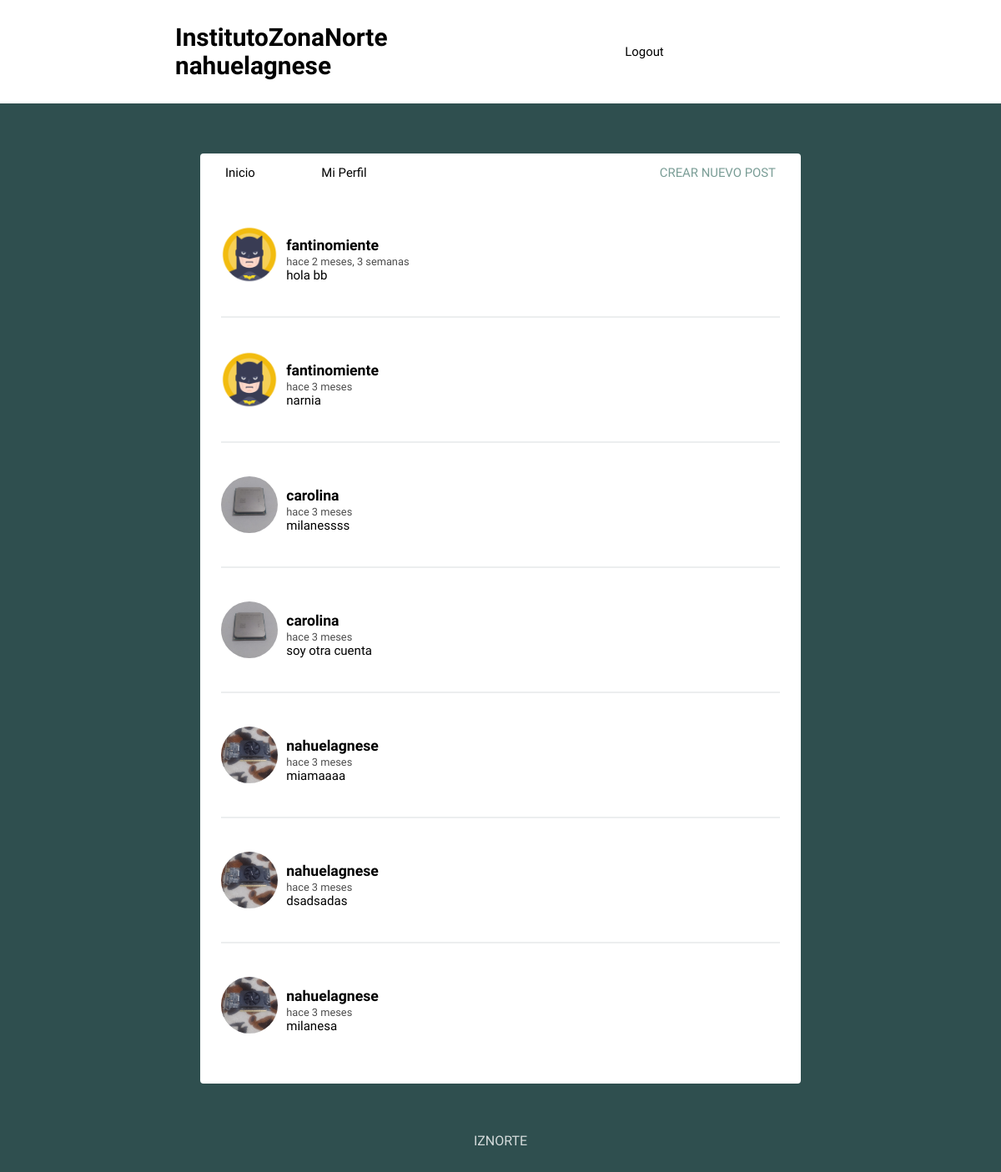
/feed/ (signed in), run on the app's committed database.
### VentaPost/models.py (models this page shows, shortened)
class Post(models.Model):
    user = models.ForeignKey(User, on_delete=models.CASCADE, related_name='posts')
    timestamp = models.DateTimeField(default=timezone.now)
    content = models.TextField()
    class Meta:
        ordering = ['-timestamp']

class Profile(models.Model):
    user =models.OneToOneField(User, on_delete=models.CASCADE, null=True)
    imagen = models.ImageField(default='batman.png')

### VentaPost/views.py (the view)
# urls.py: path('feed/', views.feed, name='feed'),
@login_required
def feed(request):
    posts = Post.objects.all()
    context = {'posts': posts}
    return render(request, 'feed.html', context)

### InstitutoZonaNorte/templates/feed.html (shortened to what this page needs)
{% extends 'layout.html' %}
{% load humanize %}
{% block content %}
{% for post in posts %}
<article>
    <div class="container-article">
        <img src="{{ post.user.profile.imagen.url }}">
        <div>
            <h2 class="username"><a href="{% url 'profile' post.user.username %}">{{ post.user.username }}</a></h2>
            <time data-time="#">{{ post.timestamp|naturaltime }}</time>
            <div class="post">{{ post.content }}</div>
        </div>
    </div>
</article>
{% endfor %}
{% endblock %}

### InstitutoZonaNorte/templates/layout.html (shortened to what this page needs)
{% csrf_token %} {% load static %}
<!DOCTYPE html>
<html>
<head>
	<link rel="stylesheet" type="text/css" href="{% static 'normalize.css' %}">
	<link rel="stylesheet" type="text/css" href="{% static 'style.css' %}">
</head>
<body>
	<header class="main-head">
		<nav class="main">
			<a href="{% url 'feed' %}"><h1 id="logo">InstitutoZonaNorte {{ user.username }}</h1></a>
			<ul>
				{% if request.user.is_authenticated %}
				<li><a href="{% url 'logout' %}">Logout</a></li>
				{% else %}
				<li><a href="{% url 'register' %}">Register</a></li>
				<li><a href="{% url 'login' %}">Login</a></li>
				{% endif %}
			</ul>
		</nav>
	</header>
	<div class="main">
		<nav class="second-nav">
			<a class="feed" href="{% url 'feed' %}">Inicio</a>
			{% if request.user.is_authenticated %}
			<a class="profile" href="{% url 'profile' request.user.username %}">Mi Perfil</a>
			<a class="new" href="{% url 'post' %}">Crear nuevo post</a>
			{% endif %}
		</nav>
        {% block content %}
        {% endblock %}
	</div>
	<footer>
		<div class="row">
			<p>IZNORTE</p>
		</div>
	</footer>
</body>
</html>

### InstitutoZonaNorte/static/style.css (style rules this page uses)
body { background: #2F4F4F; font-size: 62.5%; font-family: 'Varela Round', Helvetica, Arial, serif; }
p { font-size: 1rem; }
img { object-fit: cover; }
.main-head { background: white; color: black; }
nav.main { min-height: 7vh; display: flex; width: 65%; margin: auto; align-items: center; padding: 0.5rem; }
nav.main ul { display: flex; flex: 1 1 40rem; justify-content: space-around; align-items: center; list-style: none; }
#logo { flex: 2 1 40rem; }
a { font-size: .93rem; text-decoration: none; color: black; }
.main { background: white; width: 60%; margin: 5% auto; border-radius: 4px; padding-bottom: 20px; }
.second-nav { display: flex; padding: 15px 30px; }
.second-nav .feed { flex: 1 1 30px; }
.second-nav .profile { flex: 1 1 30px; }
.second-nav .new { flex: 6 1 5rem; text-align: right; text-transform: uppercase; color: #7A9D96; }
article { width: 93%; margin: auto; padding: 40px 0; border-bottom: 2px solid #ECEEEF; }
.username { margin-bottom: .2rem; }
.username a { font-size: 1.1rem; }
.container-article { display: flex; }
.container-article img { height: 68px; width: 68px; margin-right: 10px; border-radius: 50%; }
article:last-child { border-bottom: 0; }
time { font-size: .8rem; opacity: .7; }
.post { font-size: .94rem; }
.profile { display: flex; align-items: center; flex-direction: column; }
footer { color: white; text-align: center; font-size: .875em; margin: 40px 0; }
footer p { opacity: .8; }

### data on the page
Post: user.profile.imagen (picture), user.username "fantinomiente", timestamp "hace 2 meses, 3 semanas", content "hola bb"
Post: user.profile.imagen (picture), user.username "fantinomiente", timestamp "hace 3 meses", content "narnia"
Post: user.profile.imagen (picture), user.username "carolina", timestamp "hace 3 meses", content "milanessss"
Post: user.profile.imagen (picture), user.username "carolina", timestamp "hace 3 meses", content "soy otra cuenta"
Post: user.profile.imagen (picture), user.username "nahuelagnese", timestamp "hace 3 meses", content "miamaaaa"
Post: user.profile.imagen (picture), user.username "nahuelagnese", timestamp "hace 3 meses", content "dsadsadas"
Post: user.profile.imagen (picture), user.username "nahuelagnese", timestamp "hace 3 meses", content "milanesa"

### other printed values
{{ user.username }} "nahuelagnese"
